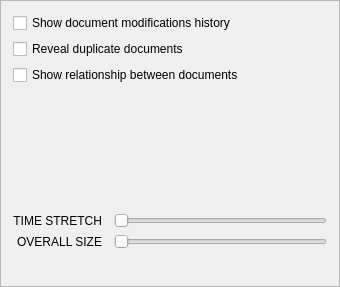
<?xml version="1.0" encoding="UTF-8"?>
<ui version="4.0">
 <class>TimelineControl</class>
 <widget class="QWidget" name="TimelineControl">
  <property name="geometry">
   <rect>
    <x>0</x>
    <y>0</y>
    <width>340</width>
    <height>287</height>
   </rect>
  </property>
  <property name="windowTitle">
   <string>Form</string>
  </property>
  <layout class="QVBoxLayout" name="verticalLayout">
   <property name="spacing">
    <number>0</number>
   </property>
   <property name="leftMargin">
    <number>0</number>
   </property>
   <property name="topMargin">
    <number>0</number>
   </property>
   <property name="rightMargin">
    <number>0</number>
   </property>
   <property name="bottomMargin">
    <number>0</number>
   </property>
   <item>
    <widget class="QFrame" name="globalFrameRed">
     <property name="frameShape">
      <enum>QFrame::StyledPanel</enum>
     </property>
     <property name="frameShadow">
      <enum>QFrame::Raised</enum>
     </property>
     <layout class="QVBoxLayout" name="verticalLayout_2">
      <property name="spacing">
       <number>6</number>
      </property>
      <property name="leftMargin">
       <number>12</number>
      </property>
      <property name="topMargin">
       <number>12</number>
      </property>
      <property name="rightMargin">
       <number>12</number>
      </property>
      <property name="bottomMargin">
       <number>12</number>
      </property>
      <item>
       <widget class="QCheckBox" name="history">
        <property name="text">
         <string>Show document modifications history</string>
        </property>
       </widget>
      </item>
      <item>
       <widget class="QCheckBox" name="hash">
        <property name="text">
         <string>Reveal duplicate documents</string>
        </property>
       </widget>
      </item>
      <item>
       <widget class="QCheckBox" name="linkedTags">
        <property name="text">
         <string>Show relationship between documents</string>
        </property>
       </widget>
      </item>
      <item>
       <spacer name="verticalSpacer">
        <property name="orientation">
         <enum>Qt::Vertical</enum>
        </property>
        <property name="sizeHint" stdset="0">
         <size>
          <width>20</width>
          <height>40</height>
         </size>
        </property>
       </spacer>
      </item>
      <item>
       <layout class="QGridLayout" name="gridLayout">
        <property name="horizontalSpacing">
         <number>12</number>
        </property>
        <property name="verticalSpacing">
         <number>6</number>
        </property>
        <item row="0" column="0">
         <widget class="QLabel" name="hZoomLabel">
          <property name="text">
           <string>TIME STRETCH</string>
          </property>
          <property name="alignment">
           <set>Qt::AlignRight|Qt::AlignTrailing|Qt::AlignVCenter</set>
          </property>
         </widget>
        </item>
        <item row="0" column="1">
         <widget class="QSlider" name="hZoom">
          <property name="minimum">
           <number>1</number>
          </property>
          <property name="maximum">
           <number>30</number>
          </property>
          <property name="orientation">
           <enum>Qt::Horizontal</enum>
          </property>
         </widget>
        </item>
        <item row="1" column="0">
         <widget class="QLabel" name="vZoomLabel">
          <property name="text">
           <string>OVERALL SIZE</string>
          </property>
          <property name="alignment">
           <set>Qt::AlignRight|Qt::AlignTrailing|Qt::AlignVCenter</set>
          </property>
         </widget>
        </item>
        <item row="1" column="1">
         <widget class="QSlider" name="vZoom">
          <property name="minimum">
           <number>1</number>
          </property>
          <property name="maximum">
           <number>15</number>
          </property>
          <property name="orientation">
           <enum>Qt::Horizontal</enum>
          </property>
         </widget>
        </item>
       </layout>
      </item>
      <item>
       <spacer name="verticalSpacer_2">
        <property name="orientation">
         <enum>Qt::Vertical</enum>
        </property>
        <property name="sizeType">
         <enum>QSizePolicy::Fixed</enum>
        </property>
        <property name="sizeHint" stdset="0">
         <size>
          <width>20</width>
          <height>25</height>
         </size>
        </property>
       </spacer>
      </item>
     </layout>
    </widget>
   </item>
  </layout>
 </widget>
 <resources/>
 <connections/>
</ui>
